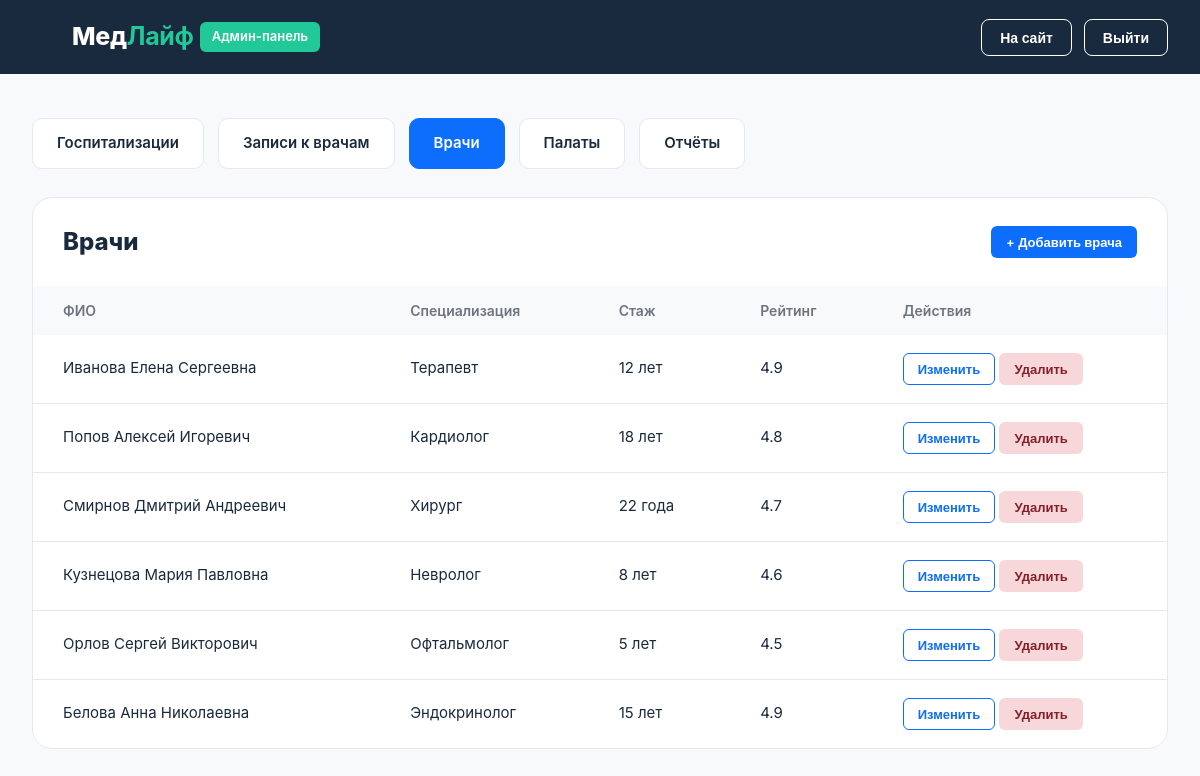
/admin.php?tab=doctors (signed in), run on the app's committed database.
### tables this page shows
CREATE TABLE `doctors` (
  `id`           INT UNSIGNED NOT NULL AUTO_INCREMENT,
  `name`         VARCHAR(150) NOT NULL,
  `specialty_id` INT UNSIGNED NOT NULL,
  `experience`   TINYINT UNSIGNED NOT NULL DEFAULT 0,
  `rating`       DECIMAL(2,1) NOT NULL DEFAULT 4.5,
  `photo`        VARCHAR(255) DEFAULT NULL,
  `is_active`    TINYINT(1) NOT NULL DEFAULT 1,
  `created_at`   TIMESTAMP NOT NULL DEFAULT CURRENT_TIMESTAMP,
  PRIMARY KEY (`id`),
  KEY `idx_doctors_specialty` (`specialty_id`),
  CONSTRAINT `fk_doctors_specialty` FOREIGN KEY (`specialty_id`) REFERENCES `specialties` (`id`) ON DELETE RESTRICT
);

CREATE TABLE `specialties` (
  `id`   INT UNSIGNED NOT NULL AUTO_INCREMENT,
  `name` VARCHAR(100) NOT NULL,
  PRIMARY KEY (`id`),
  UNIQUE KEY `uq_specialties_name` (`name`)
);

### admin.php (the view, shortened to what this page needs)
<?php
$tab = $_GET['tab'] ?? 'hospitalizations';
function tabs($tab) {
    $t = ['hospitalizations' => 'Госпитализации', 'appointments' => 'Записи к врачам', 'doctors' => 'Врачи', 'rooms' => 'Палаты', 'reports' => 'Отчёты'];
    echo '<div class="tabs">';
    foreach ($t as $k => $v) echo '<a class="tab ' . ($tab == $k ? 'active' : '') . '" href="?tab=' . $k . '">' . $v . '</a>';
    echo '</div>';
}
function act_form($action, $id, $label, $cls, $tab, $confirm = '') {
    return '<form method="post" action="admin_actions.php"' . ($confirm ? ' onsubmit="return confirm(\'' . $confirm . '\')"' : '') . '>'
        . csrf_field() . '<input type="hidden" name="action" value="' . $action . '"><input type="hidden" name="id" value="' . $id . '">'
        . '<input type="hidden" name="tab" value="' . $tab . '"><button class="btn btn-sm ' . $cls . '">' . $label . '</button></form>';
}
?><!DOCTYPE html>
<html lang="ru">
<head>
<link rel="stylesheet" href="assets/css/style.css">
</head>
<body>
<header class="header"><div class="container">
  <div style="display:flex;align-items:center"><a href="admin.php" class="logo"><?= icon('heart') ?><span>Мед<b>Лайф</b></span></a><span class="tag-admin">Админ-панель</span></div>
  <div class="hright"><a href="index.php" class="btn btn-ghost">На сайт</a><a href="logout.php" class="btn btn-ghost">Выйти</a></div>
</div></header>
<main><div class="container">
<?php tabs($tab); ?>
<?php if ($tab == 'hospitalizations'):
  $cnt = db_one("SELECT (SELECT COUNT(*) FROM hospitalizations) h, (SELECT COUNT(*) FROM appointments) a, (SELECT COUNT(*) FROM doctors WHERE is_active=1) d, (SELECT COUNT(*) FROM rooms WHERE status='free') r");
  $rows = db_all('SELECT h.*, p.full_name_enc, r.number, c.name cat FROM hospitalizations h
     JOIN patients p ON p.id=h.patient_id JOIN rooms r ON r.id=h.room_id JOIN room_categories c ON c.id=r.category_id
     ORDER BY FIELD(h.status,\'active\',\'planned\',\'completed\',\'cancelled\'), h.admission_date DESC');
  $pats = [];
  foreach (db_all('SELECT id, full_name_enc FROM patients') as $p) $pats[$p['id']] = ['id' => (int)$p['id'], 'name' => decrypt_field($p['full_name_enc']), 'appts' => []];
  foreach (db_all("SELECT a.id, a.patient_id, a.appointment_date, s.name spec FROM appointments a
      JOIN doctors d ON d.id=a.doctor_id JOIN specialties s ON s.id=d.specialty_id
      WHERE a.status='completed' ORDER BY a.appointment_date DESC") as $a)
    if (isset($pats[$a['patient_id']])) $pats[$a['patient_id']]['appts'][] = ['id' => (int)$a['id'], 'label' => $a['spec'] . ' · ' . fdate($a['appointment_date'])];
  usort($pats, fn($x, $y) => strcmp($x['name'], $y['name']));
  $cats = db_all('SELECT * FROM room_categories ORDER BY price');
  $roomsJs = [];
  foreach (db_all('SELECT r.id, r.number, r.status, r.category_id FROM rooms r ORDER BY r.number') as $r) $roomsJs[$r['category_id']][] = ['id' => (int)$r['id'], 'number' => $r['number'], 'free' => $r['status'] == 'free'];
  $catsJs = []; foreach ($cats as $c) $catsJs[$c['id']] = (float)$c['price'];
?>
  <div class="stats">
    <div class="stat"><div class="ico"><?= icon('bed') ?></div><div><b><?= (int)$cnt['h'] ?></b><small>Госпитализации</small></div></div>
    <div class="stat"><div class="ico"><?= icon('calendar') ?></div><div><b><?= (int)$cnt['a'] ?></b><small>Записи к врачам</small></div></div>
    <div class="stat"><div class="ico"><?= icon('users') ?></div><div><b><?= (int)$cnt['d'] ?></b><small>Врачи</small></div></div>
    <div class="stat"><div class="ico"><?= icon('door') ?></div><div><b><?= (int)$cnt['r'] ?></b><small>Свободные палаты</small></div></div>
  </div>
  <div class="panel">
    <div class="panel-h"><h2>Госпитализации</h2><button class="btn btn-primary btn-sm" data-open="hospModal">+ Оформить госпитализацию</button></div>
    <div class="table-wrap"><table>
      <tr><th>Пациент</th><th>Палата</th><th>Период</th><th>Стоимость</th><th>Основание</th><th>Статус</th><th>Действия</th></tr>
      <?php foreach ($rows as $h): ?>
      <tr>
        <td><?= h(decrypt_field($h['full_name_enc'])) ?></td>
        <td>№ <?= h($h['number']) ?> <?= h($h['cat']) ?></td>
        <td><?= fdate($h['admission_date']) ?> — <?= fdate($h['discharge_date']) ?></td>
        <td><?= money($h['total_cost']) ?></td>
        <td><?= $h['appointment_id'] ? 'После приёма' : 'Прямая' ?></td>
        <td><?= badge(hosp_status($h['status'])) ?></td>
        <td><?php
          if ($h['status'] == 'planned') echo act_form('hosp_cancel', $h['id'], 'Отменить', 'btn-danger', $tab, 'Отменить госпитализацию?') . act_form('hosp_start', $h['id'], 'В стационар', 'btn-green', $tab);
          elseif ($h['status'] == 'active') echo act_form('hosp_finish', $h['id'], 'Завершить', 'btn-green', $tab, 'Завершить госпитализацию и освободить палату?');
        ?></td>
      </tr>
      <?php endforeach; if (!$rows): ?><tr><td colspan="7" class="empty">Госпитализаций пока нет</td></tr><?php endif; ?>
    </table></div>
  </div>
  <div class="modal" id="hospModal"><div class="modal-box wide">
    <form method="post" action="admin_actions.php" id="hospForm">
      <?= csrf_field() ?><input type="hidden" name="action" value="hosp_create"><input type="hidden" name="tab" value="hospitalizations">
      <div class="modal-h"><h2>Оформление госпитализации</h2></div>
      <div class="modal-b">
        <div class="fg"><label>Пациент</label>
          <select name="patient_id" id="hPatient" required><option value="">Выберите пациента</option>
            <?php foreach ($pats as $p): ?><option value="<?= $p['id'] ?>"><?= h($p['name']) ?></option><?php endforeach; ?></select></div>
        <div class="fg"><label>Основание</label>
          <div class="seg"><label><input type="radio" name="basis" value="after" checked><span>После приёма</span></label><label><input type="radio" name="basis" value="direct"><span>Прямая</span></label></div></div>
        <div class="fg" id="hApptWrap"><label>Приём</label><select name="appointment_id" id="hAppt"></select><small id="hApptHint"></small></div>
        <div class="fg"><label>Категория</label>
          <select id="hCat" required><?php foreach ($cats as $c): ?><option value="<?= $c['id'] ?>"><?= h($c['name']) ?> — <?= money($c['price']) ?>/сут</option><?php endforeach; ?></select></div>
        <div class="fg"><label>Палата</label><select name="room_id" id="hRoom" required></select></div>
        <div class="fg"><label>Дата поступления</label><input type="date" name="admission_date" id="hD1" required value="<?= date('Y-m-d', strtotime('+1 day')) ?>"></div>
        <div class="fg"><label>Дата выписки</label><input type="date" name="discharge_date" id="hD2" required value="<?= date('Y-m-d', strtotime('+5 day')) ?>"></div>
      </div>
      <div class="modal-f"><div class="total" id="hTotal">Итого: —</div>
        <div style="display:flex;gap:12px"><button type="button" class="btn btn-sm" style="border-color:var(--line);background:#fff;padding:11px 22px;font-size:15px" data-close>Отмена</button><button class="btn btn-primary" style="padding:11px 24px">Оформить</button></div></div>
    </form>
  </div></div>
  <script>
  (function(){
    var P=<?= json_encode(array_values($pats), JSON_UNESCAPED_UNICODE) ?>, R=<?= json_encode($roomsJs) ?>, PR=<?= json_encode($catsJs) ?>;
    var $=function(i){return document.getElementById(i)};
    var pat=$('hPatient'),appt=$('hAppt'),wrap=$('hApptWrap'),cat=$('hCat'),room=$('hRoom'),d1=$('hD1'),d2=$('hD2'),tot=$('hTotal'),hint=$('hApptHint');
    function basis(){return document.querySelector('input[name=basis]:checked').value}
    function fillAppt(){
      var p=P.filter(function(x){return x.id==pat.value})[0];
      appt.innerHTML='';
      if(basis()=='direct'){wrap.style.display='none';appt.disabled=true;return}
      wrap.style.display='';appt.disabled=false;
      var list=p?p.appts:[];
      list.forEach(function(a){var o=document.createElement('option');o.value=a.id;o.textContent=a.label;appt.appendChild(o)});
      if(!list.length){var o=document.createElement('option');o.value='';o.textContent=p?'Нет состоявшихся приёмов':'Сначала выберите пациента';appt.appendChild(o)}
      hint.textContent=list.length?(list.length+' '+(list.length==1?'запись':'записи')):'';
    }
    function fillRooms(){
      room.innerHTML='';
      (R[cat.value]||[]).forEach(function(r){var o=document.createElement('option');o.value=r.id;o.textContent='Палата № '+r.number+(r.free?'':' (занята сейчас)');room.appendChild(o)});
      var f=Array.prototype.filter.call(room.options,function(o){return o.textContent.indexOf('занята')<0})[0]; if(f)room.value=f.value;
    }
    function calc(){
      var n=Math.round((new Date(d2.value)-new Date(d1.value))/86400000), pr=PR[cat.value]||0;
      tot.textContent=(n>0)?('Итого: '+(n*pr+500).toLocaleString('ru-RU')+' ₽ ('+n+' суток × '+pr.toLocaleString('ru-RU')+' ₽ + 500 ₽ за оформление)'):'Итого: проверьте даты';
    }
    pat.addEventListener('change',fillAppt);
    document.querySelectorAll('input[name=basis]').forEach(function(r){r.addEventListener('change',fillAppt)});
    cat.addEventListener('change',function(){fillRooms();calc()});
    [d1,d2].forEach(function(x){x.addEventListener('input',calc)});
    fillAppt();fillRooms();calc();
    // открытие из вкладки «Записи» с предзаполнением
    window.openHosp=function(pid,aid){pat.value=pid;document.querySelector('input[name=basis][value=after]').checked=true;fillAppt();appt.value=aid;$('hospModal').classList.add('open')};
    if(location.hash.indexOf('#hosp=')==0){var q=location.hash.slice(6).split('-');window.openHosp(q[0],q[1])}
  })();
  </script>
<?php elseif ($tab == 'doctors'):
  $rows = db_all('SELECT d.*, s.name spec FROM doctors d JOIN specialties s ON s.id=d.specialty_id WHERE d.is_active=1 ORDER BY d.id');
  $specs = db_all('SELECT * FROM specialties ORDER BY name'); ?>
  <div class="panel">
    <div class="panel-h"><h2>Врачи</h2><button class="btn btn-primary btn-sm" data-open="docModal" data-new="1">+ Добавить врача</button></div>
    <div class="table-wrap"><table>
      <tr><th>ФИО</th><th>Специализация</th><th>Стаж</th><th>Рейтинг</th><th>Действия</th></tr>
      <?php foreach ($rows as $d): ?>
      <tr><td><?= h($d['name']) ?></td><td><?= h($d['spec']) ?></td><td><?= h(years_word($d['experience'])) ?></td><td><?= number_format($d['rating'], 1) ?></td>
        <td><button class="btn btn-sm btn-outline" data-open="docModal" data-doc='<?= h(json_encode(['id' => $d['id'], 'name' => $d['name'], 'sid' => $d['specialty_id'], 'exp' => $d['experience'], 'rating' => $d['rating']], JSON_UNESCAPED_UNICODE)) ?>'>Изменить</button>
        <?= act_form('doctor_delete', $d['id'], 'Удалить', 'btn-danger', $tab, 'Удалить врача с сайта?') ?></td></tr>
      <?php endforeach; ?>
    </table></div>
  </div>
<?php endif; ?>
</div></main>
</body>
</html>

### assets/css/style.css (style rules this page uses)
:root { --blue:#0d6efd;--blue-d:#0b5ed7;--green:#20c997;--navy:#1a2a3e;--text:#1a2a3e;--muted:#6c757d;--bg:#f8f9fa;--line:#e5e9ef;--white:#fff;--r:16px }
* { box-sizing:border-box;margin:0;padding:0 }
html { scroll-behavior:smooth }
body { font-family:'Inter',-apple-system,'Segoe UI',Roboto,Arial,sans-serif;color:var(--text);background:var(--bg);line-height:1.5;font-size:16px;min-height:100vh;display:flex;flex-direction:column }
main { flex:1 }
a { color:inherit;text-decoration:none }
.container { max-width:1280px;margin:0 auto;padding:0 32px }
.btn { display:inline-flex;align-items:center;justify-content:center;gap:8px;padding:11px 22px;border-radius:8px;font:600 15px 'Inter',sans-serif;border:1.5px solid transparent;cursor:pointer;transition:.15s;white-space:nowrap }
.btn-primary { background:var(--blue);color:#fff }
.btn-outline { background:#fff;border-color:var(--blue);color:var(--blue) }
.btn-ghost { background:transparent;border-color:#fff;color:#fff }
.btn-danger { background:#f8d7da;color:#842029 }
.btn-sm { padding:7px 14px;font-size:13px;border-radius:6px }
.header { background:var(--navy);color:#fff;height:74px;position:sticky;top:0;z-index:50 }
.header .container { height:100%;display:flex;align-items:center;justify-content:space-between;gap:24px }
.logo { display:flex;align-items:center;gap:10px;font-size:25px;font-weight:800;letter-spacing:-.3px }
.logo b { color:var(--green) }
.hright { display:flex;gap:12px;align-items:center }
.header .btn { padding:9px 18px;font-size:14px }
.tag-admin { background:var(--green);color:#fff;font-size:13px;font-weight:600;padding:5px 12px;border-radius:6px;margin-left:6px }
.tabs { display:flex;gap:14px;flex-wrap:wrap;margin:44px 0 28px }
.tab { background:#fff;border:1px solid var(--line);border-radius:10px;padding:13px 24px;font-weight:600;font-size:15px }
.tab.active { background:var(--blue);border-color:var(--blue);color:#fff }
.panel { background:#fff;border:1px solid var(--line);border-radius:20px;overflow:hidden;margin-bottom:60px }
.panel-h { display:flex;justify-content:space-between;align-items:center;padding:26px 30px;gap:12px;flex-wrap:wrap }
.panel-h h2 { font-size:24px;font-weight:800 }
.table-wrap { overflow-x:auto }
table { width:100%;border-collapse:collapse }
th { background:var(--bg);text-align:left;color:var(--muted);font-weight:600;font-size:14px;padding:14px 30px;white-space:nowrap }
td { padding:18px 30px;border-bottom:1px solid var(--line);font-size:15px;vertical-align:middle }
tr:last-child td { border-bottom:0 }
td form { display:inline }
td:last-child { white-space:nowrap }

### data on the page
doctors: name "Иванова Елена Сергеевна", specialty.name "Терапевт", experience "12 лет", rating "4.9"
doctors: name "Попов Алексей Игоревич", specialty.name "Кардиолог", experience "18 лет", rating "4.8"
doctors: name "Смирнов Дмитрий Андреевич", specialty.name "Хирург", experience "22 года", rating "4.7"
doctors: name "Кузнецова Мария Павловна", specialty.name "Невролог", experience "8 лет", rating "4.6"
doctors: name "Орлов Сергей Викторович", specialty.name "Офтальмолог", experience "5 лет", rating "4.5"
doctors: name "Белова Анна Николаевна", specialty.name "Эндокринолог", experience "15 лет", rating "4.9"

### other printed values
$v "Госпитализации"
$v "Записи к врачам"
$v "Врачи"
$v "Палаты"
$v "Отчёты"
